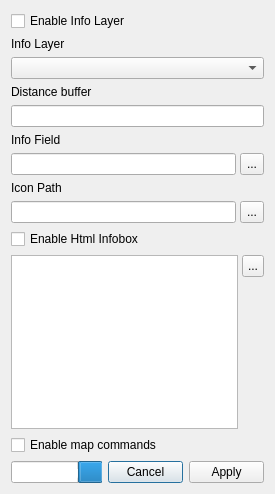
<?xml version="1.0" encoding="UTF-8"?>
<ui version="4.0">
 <class>infoBoxDialog</class>
 <widget class="QDialog" name="infoBoxDialog">
  <property name="geometry">
   <rect>
    <x>0</x>
    <y>0</y>
    <width>273</width>
    <height>494</height>
   </rect>
  </property>
  <property name="windowTitle">
   <string>Dialog</string>
  </property>
  <layout class="QVBoxLayout" name="verticalLayout_2">
   <item>
    <widget class="QCheckBox" name="enableInfoLayerCheckbox">
     <property name="text">
      <string>Enable Info Layer</string>
     </property>
    </widget>
   </item>
   <item>
    <widget class="QLabel" name="labelInfoLayer">
     <property name="text">
      <string>Info Layer</string>
     </property>
    </widget>
   </item>
   <item>
    <widget class="QComboBox" name="layersCombo"/>
   </item>
   <item>
    <widget class="QLabel" name="labelDistanceBuffer">
     <property name="text">
      <string>Distance buffer</string>
     </property>
    </widget>
   </item>
   <item>
    <widget class="QLineEdit" name="distanceBuffer"/>
   </item>
   <item>
    <widget class="QLabel" name="labelInfoField">
     <property name="text">
      <string>Info Field</string>
     </property>
    </widget>
   </item>
   <item>
    <layout class="QHBoxLayout" name="horizontalLayout">
     <property name="spacing">
      <number>4</number>
     </property>
     <item>
      <widget class="QLineEdit" name="infoField"/>
     </item>
     <item>
      <widget class="QToolButton" name="editInfoField">
       <property name="sizePolicy">
        <sizepolicy hsizetype="Fixed" vsizetype="Fixed">
         <horstretch>0</horstretch>
         <verstretch>0</verstretch>
        </sizepolicy>
       </property>
       <property name="minimumSize">
        <size>
         <width>22</width>
         <height>22</height>
        </size>
       </property>
       <property name="maximumSize">
        <size>
         <width>24</width>
         <height>24</height>
        </size>
       </property>
       <property name="text">
        <string>...</string>
       </property>
       <property name="icon">
        <iconset resource="resources.qrc">
         <normaloff>:/plugins/go2streetview/res/expression.png</normaloff>:/plugins/go2streetview/res/expression.png</iconset>
       </property>
       <property name="iconSize">
        <size>
         <width>30</width>
         <height>30</height>
        </size>
       </property>
      </widget>
     </item>
    </layout>
   </item>
   <item>
    <widget class="QLabel" name="labelIconPath">
     <property name="text">
      <string>Icon Path</string>
     </property>
    </widget>
   </item>
   <item>
    <layout class="QHBoxLayout" name="horizontalLayout_2">
     <property name="spacing">
      <number>4</number>
     </property>
     <item>
      <widget class="QLineEdit" name="iconPath">
       <property name="maximumSize">
        <size>
         <width>16777215</width>
         <height>23</height>
        </size>
       </property>
       <property name="text">
        <string/>
       </property>
      </widget>
     </item>
     <item>
      <widget class="QToolButton" name="editIconPath">
       <property name="sizePolicy">
        <sizepolicy hsizetype="Fixed" vsizetype="Fixed">
         <horstretch>0</horstretch>
         <verstretch>0</verstretch>
        </sizepolicy>
       </property>
       <property name="minimumSize">
        <size>
         <width>22</width>
         <height>22</height>
        </size>
       </property>
       <property name="maximumSize">
        <size>
         <width>24</width>
         <height>24</height>
        </size>
       </property>
       <property name="text">
        <string>...</string>
       </property>
       <property name="icon">
        <iconset resource="resources.qrc">
         <normaloff>:/plugins/go2streetview/res/expression.png</normaloff>:/plugins/go2streetview/res/expression.png</iconset>
       </property>
       <property name="iconSize">
        <size>
         <width>30</width>
         <height>30</height>
        </size>
       </property>
      </widget>
     </item>
    </layout>
   </item>
   <item>
    <widget class="QCheckBox" name="enableInfoBoxCheckbox">
     <property name="text">
      <string>Enable Html Infobox </string>
     </property>
    </widget>
   </item>
   <item>
    <layout class="QHBoxLayout" name="horizontalLayout_3">
     <property name="spacing">
      <number>4</number>
     </property>
     <item>
      <widget class="QPlainTextEdit" name="infoboxHtml"/>
     </item>
     <item>
      <layout class="QVBoxLayout" name="verticalLayout">
       <item>
        <widget class="QToolButton" name="editInfoBoxHtml">
         <property name="sizePolicy">
          <sizepolicy hsizetype="Fixed" vsizetype="Fixed">
           <horstretch>0</horstretch>
           <verstretch>0</verstretch>
          </sizepolicy>
         </property>
         <property name="minimumSize">
          <size>
           <width>22</width>
           <height>22</height>
          </size>
         </property>
         <property name="maximumSize">
          <size>
           <width>24</width>
           <height>24</height>
          </size>
         </property>
         <property name="text">
          <string>...</string>
         </property>
         <property name="icon">
          <iconset resource="resources.qrc">
           <normaloff>:/plugins/go2streetview/res/expression.png</normaloff>:/plugins/go2streetview/res/expression.png</iconset>
         </property>
         <property name="iconSize">
          <size>
           <width>30</width>
           <height>30</height>
          </size>
         </property>
        </widget>
       </item>
       <item>
        <spacer name="verticalSpacer">
         <property name="orientation">
          <enum>Qt::Vertical</enum>
         </property>
         <property name="sizeHint" stdset="0">
          <size>
           <width>20</width>
           <height>40</height>
          </size>
         </property>
        </spacer>
       </item>
      </layout>
     </item>
    </layout>
   </item>
   <item>
    <widget class="QCheckBox" name="mapCommandsCheck">
     <property name="text">
      <string>Enable map commands</string>
     </property>
    </widget>
   </item>
   <item>
    <layout class="QHBoxLayout" name="horizontalLayout_4">
     <item>
      <widget class="QProgressBar" name="progressBar">
       <property name="minimumSize">
        <size>
         <width>0</width>
         <height>0</height>
        </size>
       </property>
       <property name="value">
        <number>24</number>
       </property>
       <property name="textVisible">
        <bool>true</bool>
       </property>
       <property name="invertedAppearance">
        <bool>true</bool>
       </property>
       <property name="format">
        <string>indexing</string>
       </property>
      </widget>
     </item>
     <item>
      <spacer name="horizontalSpacer">
       <property name="orientation">
        <enum>Qt::Horizontal</enum>
       </property>
       <property name="sizeHint" stdset="0">
        <size>
         <width>40</width>
         <height>20</height>
        </size>
       </property>
      </spacer>
     </item>
     <item>
      <widget class="QPushButton" name="cancelButton">
       <property name="sizePolicy">
        <sizepolicy hsizetype="Fixed" vsizetype="Fixed">
         <horstretch>0</horstretch>
         <verstretch>0</verstretch>
        </sizepolicy>
       </property>
       <property name="minimumSize">
        <size>
         <width>75</width>
         <height>0</height>
        </size>
       </property>
       <property name="maximumSize">
        <size>
         <width>75</width>
         <height>75</height>
        </size>
       </property>
       <property name="text">
        <string>Cancel</string>
       </property>
      </widget>
     </item>
     <item>
      <widget class="QPushButton" name="applyButton">
       <property name="sizePolicy">
        <sizepolicy hsizetype="Fixed" vsizetype="Fixed">
         <horstretch>0</horstretch>
         <verstretch>0</verstretch>
        </sizepolicy>
       </property>
       <property name="minimumSize">
        <size>
         <width>75</width>
         <height>0</height>
        </size>
       </property>
       <property name="maximumSize">
        <size>
         <width>75</width>
         <height>16777215</height>
        </size>
       </property>
       <property name="text">
        <string>Apply</string>
       </property>
      </widget>
     </item>
    </layout>
   </item>
  </layout>
 </widget>
 <resources>
  <include location="resources.qrc"/>
 </resources>
 <connections/>
</ui>
